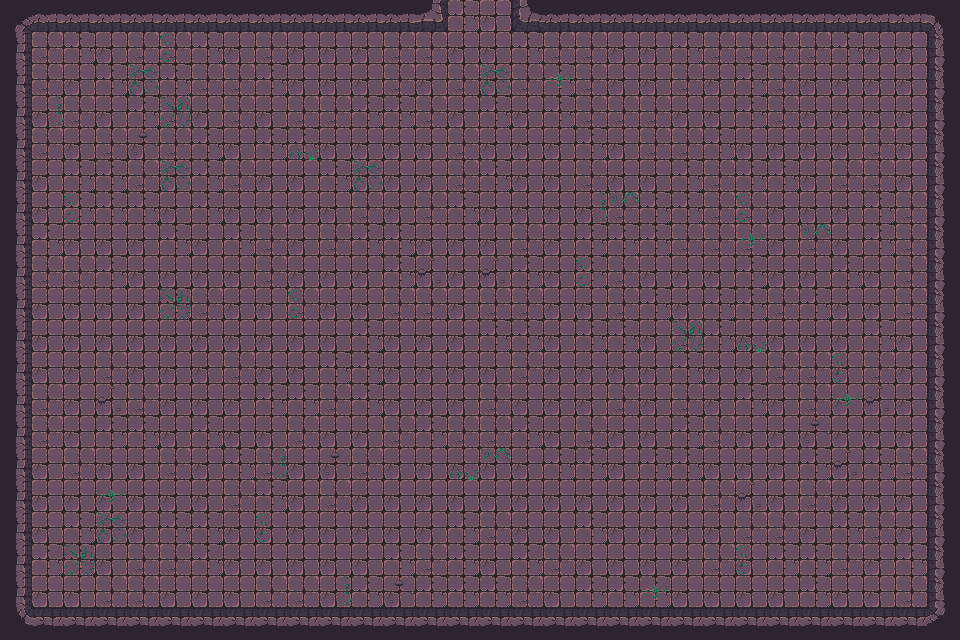

Tiled map render using the project's own tile images. Description and the whole map definition, tile-layer contents included, below:
An orthogonal 30x20 tile map with 32x32 px tiles, 3 tile layers (Walls, Decor, Items), 2 tilesets and 58 objects.

<map version="1.10" tiledversion="1.11.2" orientation="orthogonal" renderorder="right-down" width="30" height="20" tilewidth="32" tileheight="32" infinite="0" nextlayerid="3" nextobjectid="1">
    <tileset firstgid="1" name="Town Tileset" tilewidth="32" tileheight="32" tilecount="64" columns="8">
        <image source="../../../tiles/World H Tileset.png" trans="ff00ff" width="256" height="256" />
        <tile id="4">
            <objectgroup draworder="index" id="2">
                <object id="1" x="0" y="0" width="32" height="32" />
            </objectgroup>
        </tile>
        <tile id="5">
            <objectgroup draworder="index" id="2">
                <object id="1" x="0" y="0" width="32" height="32" />
            </objectgroup>
        </tile>
        <tile id="6">
            <objectgroup draworder="index" id="2">
                <object id="1" x="0" y="0" width="32" height="32" />
            </objectgroup>
        </tile>
        <tile id="7">
            <objectgroup draworder="index" id="2">
                <object id="1" x="0" y="0" width="32" height="32" />
            </objectgroup>
        </tile>
        <tile id="8">
            <objectgroup draworder="index" id="2">
                <object id="1" x="0" y="0" width="32" height="32" />
            </objectgroup>
        </tile>
        <tile id="10">
            <objectgroup draworder="index" id="2">
                <object id="1" x="0" y="32" width="32" height="0" />
            </objectgroup>
        </tile>
        <tile id="11">
            <objectgroup draworder="index" id="2">
                <object id="1" x="0" y="32" width="32" height="0" />
                <object id="2" x="32" y="0" width="0" height="32" />
            </objectgroup>
        </tile>
        <tile id="12">
            <objectgroup draworder="index" id="2">
                <object id="1" x="32" y="0" width="0" height="32" />
            </objectgroup>
        </tile>
        <tile id="13">
            <objectgroup draworder="index" id="2">
                <object id="1" x="0" y="32" width="32" height="0" />
                <object id="2" x="0" y="32" width="32" height="0" />
                <object id="3" x="0" y="0" width="0" height="32" />
            </objectgroup>
        </tile>
        <tile id="14">
            <objectgroup draworder="index" id="2">
                <object id="1" x="0" y="0" width="0" height="32" />
            </objectgroup>
        </tile>
        <tile id="16">
            <objectgroup draworder="index" id="2">
                <object id="1" x="0" y="0" width="32" height="32" />
            </objectgroup>
        </tile>
        <tile id="24">
            <objectgroup draworder="index" id="2">
                <object id="1" x="0" y="0" width="32" height="32" />
            </objectgroup>
        </tile>
    </tileset>
    <tileset firstgid="65" name="Dungeon Crawler Tileset" tilewidth="32" tileheight="32" tilecount="100" columns="10">
        <image source="../../../tiles/Dungeon_Tile.png" trans="" width="320" height="320" />
        <tile id="2">
            <objectgroup draworder="index" id="2">
                <object id="1" x="0" y="0" width="32" height="32" />
            </objectgroup>
        </tile>
        <tile id="3">
            <objectgroup draworder="index" id="2">
                <object id="1" x="0" y="0" width="32" height="32" />
            </objectgroup>
        </tile>
        <tile id="4">
            <objectgroup draworder="index" id="2">
                <object id="1" x="0" y="0" width="32" height="32" />
            </objectgroup>
        </tile>
        <tile id="5">
            <objectgroup draworder="index" id="2">
                <object id="1" x="0" y="0" width="32" height="32" />
            </objectgroup>
        </tile>
        <tile id="6">
            <objectgroup draworder="index" id="2">
                <object id="1" x="0" y="0" width="32" height="32" />
            </objectgroup>
        </tile>
        <tile id="8">
            <objectgroup draworder="index" id="2">
                <object id="1" x="0" y="0" width="32" height="32" />
            </objectgroup>
        </tile>
        <tile id="12">
            <objectgroup draworder="index" id="2">
                <object id="1" x="0" y="0" width="32" height="32" />
            </objectgroup>
        </tile>
        <tile id="13">
            <objectgroup draworder="index" id="2">
                <object id="1" x="0" y="0" width="32" height="32" />
            </objectgroup>
        </tile>
        <tile id="14">
            <objectgroup draworder="index" id="2">
                <object id="1" x="0" y="0" width="32" height="32" />
            </objectgroup>
        </tile>
        <tile id="15">
            <objectgroup draworder="index" id="2">
                <object id="1" x="0" y="0" width="32" height="32" />
            </objectgroup>
        </tile>
        <tile id="16">
            <objectgroup draworder="index" id="2">
                <object id="1" x="0" y="0" width="32" height="32" />
            </objectgroup>
        </tile>
        <tile id="18">
            <objectgroup draworder="index" id="2">
                <object id="1" x="0" y="0" width="32" height="32" />
            </objectgroup>
        </tile>
        <tile id="22">
            <objectgroup draworder="index" id="2">
                <object id="1" x="0" y="0" width="32" height="32" />
            </objectgroup>
        </tile>
        <tile id="23">
            <objectgroup draworder="index" id="2">
                <object id="1" x="0" y="0" width="32" height="32" />
            </objectgroup>
        </tile>
        <tile id="24">
            <objectgroup draworder="index" id="2">
                <object id="1" x="0" y="0" width="32" height="32" />
            </objectgroup>
        </tile>
        <tile id="25">
            <objectgroup draworder="index" id="2">
                <object id="1" x="0" y="0" width="32" height="32" />
            </objectgroup>
        </tile>
        <tile id="26">
            <objectgroup draworder="index" id="2">
                <object id="1" x="0" y="0" width="32" height="32" />
            </objectgroup>
        </tile>
        <tile id="28">
            <objectgroup draworder="index" id="2">
                <object id="1" x="0" y="0" width="32" height="32" />
            </objectgroup>
        </tile>
        <tile id="32">
            <objectgroup draworder="index" id="2">
                <object id="1" x="0" y="0" width="32" height="32" />
            </objectgroup>
        </tile>
        <tile id="33">
            <objectgroup draworder="index" id="2">
                <object id="1" x="0" y="0" width="32" height="32" />
            </objectgroup>
        </tile>
        <tile id="34">
            <objectgroup draworder="index" id="2">
                <object id="1" x="0" y="0" width="32" height="32" />
            </objectgroup>
        </tile>
        <tile id="35">
            <objectgroup draworder="index" id="2">
                <object id="1" x="0" y="0" width="32" height="32" />
            </objectgroup>
        </tile>
        <tile id="36">
            <objectgroup draworder="index" id="2">
                <object id="1" x="0" y="0" width="32" height="32" />
            </objectgroup>
        </tile>
        <tile id="38">
            <objectgroup draworder="index" id="2">
                <object id="1" x="0" y="0" width="32" height="32" />
            </objectgroup>
        </tile>
        <tile id="42">
            <objectgroup draworder="index" id="2">
                <object id="1" x="0" y="0" width="32" height="32" />
            </objectgroup>
        </tile>
        <tile id="43">
            <objectgroup draworder="index" id="2">
                <object id="1" x="0" y="0" width="32" height="32" />
            </objectgroup>
        </tile>
        <tile id="44">
            <objectgroup draworder="index" id="2">
                <object id="1" x="0" y="0" width="32" height="32" />
            </objectgroup>
        </tile>
        <tile id="45">
            <objectgroup draworder="index" id="2">
                <object id="1" x="0" y="0" width="32" height="32" />
            </objectgroup>
        </tile>
        <tile id="46">
            <objectgroup draworder="index" id="2">
                <object id="1" x="0" y="0" width="32" height="32" />
            </objectgroup>
        </tile>
        <tile id="48">
            <objectgroup draworder="index" id="2">
                <object id="1" x="0" y="0" width="32" height="32" />
            </objectgroup>
        </tile>
        <tile id="52">
            <objectgroup draworder="index" id="2">
                <object id="1" x="0" y="0" width="32" height="32" />
            </objectgroup>
        </tile>
        <tile id="53">
            <objectgroup draworder="index" id="2">
                <object id="1" x="0" y="0" width="32" height="32" />
            </objectgroup>
        </tile>
        <tile id="54">
            <objectgroup draworder="index" id="2">
                <object id="1" x="0" y="0" width="32" height="32" />
            </objectgroup>
        </tile>
        <tile id="55">
            <objectgroup draworder="index" id="2">
                <object id="1" x="0" y="0" width="32" height="32" />
            </objectgroup>
        </tile>
        <tile id="56">
            <objectgroup draworder="index" id="2">
                <object id="1" x="0" y="0" width="32" height="32" />
            </objectgroup>
        </tile>
        <tile id="58">
            <objectgroup draworder="index" id="2">
                <object id="1" x="0" y="0" width="32" height="32" />
            </objectgroup>
        </tile>
        <tile id="62">
            <objectgroup draworder="index" id="2">
                <object id="1" x="0" y="0" width="32" height="32" />
            </objectgroup>
        </tile>
        <tile id="63">
            <objectgroup draworder="index" id="2">
                <object id="1" x="0" y="0" width="32" height="32" />
            </objectgroup>
        </tile>
        <tile id="64">
            <objectgroup draworder="index" id="2">
                <object id="1" x="0" y="0" width="32" height="32" />
            </objectgroup>
        </tile>
        <tile id="65">
            <objectgroup draworder="index" id="2">
                <object id="1" x="0" y="0" width="32" height="32" />
            </objectgroup>
        </tile>
        <tile id="66">
            <objectgroup draworder="index" id="2">
                <object id="1" x="0" y="0" width="32" height="32" />
            </objectgroup>
        </tile>
        <tile id="68">
            <objectgroup draworder="index" id="2">
                <object id="1" x="0" y="0" width="32" height="32" />
            </objectgroup>
        </tile>
        <tile id="80">
            <objectgroup draworder="index" id="2">
                <object id="1" x="0" y="0" width="32" height="32" />
            </objectgroup>
        </tile>
    </tileset>
    <layer id="1" name="Walls" width="30" height="20">
        <data encoding="csv">
67,68,68,68,68,68,68,68,68,68,68,68,68,103,65,75,100,68,68,68,68,68,68,68,68,68,68,68,68,69,
77,66,65,75,66,66,65,75,66,75,75,75,66,66,75,75,65,66,66,75,75,65,66,66,66,66,65,75,75,79,
77,66,75,65,75,65,66,66,65,75,75,75,66,75,66,75,66,65,66,75,75,66,75,65,66,75,75,75,75,79,
77,75,66,75,65,66,75,66,75,66,66,65,65,66,75,65,75,65,66,66,66,75,75,65,66,75,75,75,75,79,
77,66,75,66,75,66,65,75,65,65,75,75,75,75,66,75,75,75,65,75,66,66,65,75,75,75,75,66,75,79,
77,75,65,65,66,75,65,66,75,75,65,75,75,75,66,65,75,75,66,75,75,65,66,65,65,75,66,66,75,79,
77,75,65,65,65,75,65,75,75,75,75,66,75,66,65,75,75,75,75,66,65,65,66,66,75,75,75,65,66,79,
77,65,75,75,75,65,75,65,66,75,66,65,65,75,75,75,66,75,65,65,65,66,66,66,75,66,75,65,66,79,
77,66,66,65,75,75,75,75,66,75,75,75,65,75,75,75,65,75,65,66,75,75,75,65,75,75,65,75,66,79,
77,75,75,75,75,65,66,75,75,66,75,75,66,66,75,66,66,75,75,66,65,75,65,65,66,65,75,75,66,79,
77,75,75,75,75,75,75,75,75,75,75,65,75,75,75,65,65,75,65,65,75,66,65,75,75,75,75,65,75,79,
77,75,75,66,75,75,75,66,75,75,65,65,75,75,75,75,66,75,75,75,75,65,75,75,66,66,75,66,75,79,
77,66,75,75,66,75,75,75,65,65,66,65,75,75,75,66,75,75,75,66,75,66,75,65,75,66,75,75,75,79,
77,66,75,65,65,75,65,75,75,66,75,75,66,65,66,66,65,75,66,75,75,65,66,75,75,75,75,75,75,79,
77,75,66,75,75,66,75,65,66,75,75,66,75,75,75,75,75,65,65,75,65,65,75,75,75,65,75,65,66,79,
77,75,75,75,75,75,75,66,65,75,66,75,75,75,75,75,75,75,75,75,75,75,66,75,75,66,75,75,75,79,
77,75,65,75,75,65,65,75,75,75,75,75,75,75,65,66,75,75,65,75,75,75,75,66,66,75,65,66,75,79,
77,65,65,75,66,66,65,75,75,75,75,75,65,66,65,75,65,66,75,75,75,75,66,75,65,65,66,75,65,79,
77,75,75,66,66,75,75,75,66,66,75,65,75,65,65,65,66,75,65,65,65,75,75,75,75,65,75,75,66,79,
87,88,88,88,88,88,88,88,88,88,88,88,88,88,88,88,88,88,88,88,88,88,88,88,88,88,88,88,88,89
        </data>
    </layer>
    <layer id="1" name="Decor" width="30" height="20">
        <data encoding="csv">
133,133,133,133,133,133,133,133,133,133,133,133,133,133,133,133,133,133,133,133,133,133,133,133,133,133,133,133,133,133,
133,133,133,133,133,139,133,133,133,133,133,133,133,133,133,133,133,133,133,133,133,133,133,133,133,133,133,133,133,133,
133,133,133,133,126,133,133,133,133,133,133,133,133,133,133,126,133,135,133,133,133,133,133,133,133,133,133,133,133,133,
133,140,133,133,133,125,133,133,133,133,133,133,133,133,133,133,133,133,133,133,133,133,133,133,133,133,133,133,133,133,
133,133,133,133,115,133,133,133,133,137,133,133,133,133,133,133,133,133,133,133,133,133,133,133,133,133,133,133,133,133,
133,133,133,133,133,126,133,133,133,133,133,126,133,133,133,133,133,133,133,133,133,133,133,133,133,133,133,133,133,133,
133,133,139,133,133,136,133,133,133,133,133,133,133,133,133,133,133,133,140,138,133,133,133,139,133,133,133,133,133,133,
133,133,133,133,133,133,133,133,133,133,133,133,133,133,133,133,133,133,136,133,133,133,133,135,133,138,133,133,133,133,
133,133,133,133,133,133,133,133,133,133,133,133,133,116,133,116,133,133,139,133,133,133,133,133,133,133,133,133,133,133,
133,133,133,133,133,125,133,133,133,139,133,133,133,133,133,133,133,133,133,133,133,133,133,133,133,133,133,133,133,133,
133,133,133,133,133,133,133,133,133,133,133,133,133,133,133,133,133,133,133,133,133,125,133,137,133,133,133,133,133,133,
133,133,133,133,133,133,133,133,133,133,133,133,133,133,133,133,133,133,133,133,133,136,133,133,133,133,139,133,133,133,
133,133,133,116,133,133,133,133,133,133,133,133,133,133,133,133,133,133,133,133,133,133,133,133,133,133,135,116,133,133,
133,133,133,133,133,133,133,133,133,133,133,133,133,133,133,133,133,133,133,133,133,133,133,133,133,115,133,133,133,133,
133,133,133,133,133,133,133,133,140,133,115,133,133,133,137,138,133,133,133,133,133,133,133,133,133,133,116,133,133,133,
133,133,133,135,133,133,133,133,133,133,133,133,133,133,133,133,133,133,133,133,133,133,133,116,133,133,133,133,133,133,
133,133,133,126,133,133,133,133,139,133,133,133,133,133,133,133,133,133,133,133,133,133,133,133,133,133,133,133,133,133,
133,133,125,133,133,133,133,133,133,133,133,133,133,133,133,133,133,133,133,133,133,133,133,139,133,133,133,133,133,133,
133,133,133,133,133,133,133,133,133,133,140,133,115,133,133,133,133,133,133,133,135,133,133,133,133,133,133,133,133,133,
133,133,133,133,133,133,133,133,133,133,133,133,133,133,133,133,133,133,133,133,133,133,133,133,133,133,133,133,133,133
        </data>
    </layer>
    <layer id="1" name="Items" width="30" height="20">
        <data encoding="csv">
133,133,133,133,133,133,133,133,133,133,133,133,133,133,133,133,133,133,133,133,133,133,133,133,133,133,133,133,133,133,
133,133,133,133,133,133,133,133,133,133,133,133,133,133,133,133,133,133,133,133,133,133,133,133,133,133,133,133,133,133,
133,133,133,133,133,133,133,133,133,133,133,133,133,133,133,133,133,133,133,133,133,133,133,133,133,133,133,133,133,133,
133,133,133,133,133,133,133,133,133,133,133,133,133,133,133,133,133,133,133,133,133,133,133,133,133,133,133,133,133,133,
133,133,133,133,133,133,133,133,133,133,133,133,133,133,133,133,133,133,133,133,133,133,133,133,133,133,133,133,133,133,
133,133,133,133,133,133,133,133,133,133,133,133,133,133,133,133,133,133,133,133,133,133,133,133,133,133,133,133,133,133,
133,133,133,133,133,133,133,133,133,133,133,133,133,133,133,133,133,133,133,133,133,133,133,133,133,133,133,133,133,133,
133,133,133,133,133,133,133,133,133,133,133,133,133,133,133,133,133,133,133,133,133,133,133,133,133,133,133,133,133,133,
133,133,133,133,133,133,133,133,133,133,133,133,133,133,133,133,133,133,133,133,133,133,133,133,133,133,133,133,133,133,
133,133,133,133,133,133,133,133,133,133,133,133,133,133,133,133,133,133,133,133,133,133,133,133,133,133,133,133,133,133,
133,133,133,133,133,133,133,133,133,133,133,133,133,133,133,133,133,133,133,133,133,133,133,133,133,133,133,133,133,133,
133,133,133,133,133,133,133,133,133,133,133,133,133,133,133,133,133,133,133,133,133,133,133,133,133,133,133,133,133,133,
133,133,133,133,133,133,133,133,133,133,133,133,133,133,133,133,133,133,133,133,133,133,133,133,133,133,133,133,133,133,
133,133,133,133,133,133,133,133,133,133,133,133,133,133,133,133,133,133,133,133,133,133,133,133,133,133,133,133,133,133,
133,133,133,133,133,133,133,133,133,133,133,133,133,133,133,133,133,133,133,133,133,133,133,133,133,133,133,133,133,133,
133,133,133,133,133,133,133,133,133,133,133,133,133,133,133,133,133,133,133,133,133,133,133,133,133,133,133,133,133,133,
133,133,133,133,133,133,133,133,133,133,133,133,133,133,133,133,133,133,133,133,133,133,133,133,133,133,133,133,133,133,
133,133,133,133,133,133,133,133,133,133,133,133,133,133,133,133,133,133,133,133,133,133,133,133,133,133,133,133,133,133,
133,133,133,133,133,133,133,133,133,133,133,133,133,133,133,133,133,133,133,133,133,133,133,133,133,133,133,133,133,133,
133,133,133,133,133,133,133,133,133,133,133,133,133,133,133,133,133,133,133,133,133,133,133,133,133,133,133,133,133,133
        </data>
    </layer>
</map>
